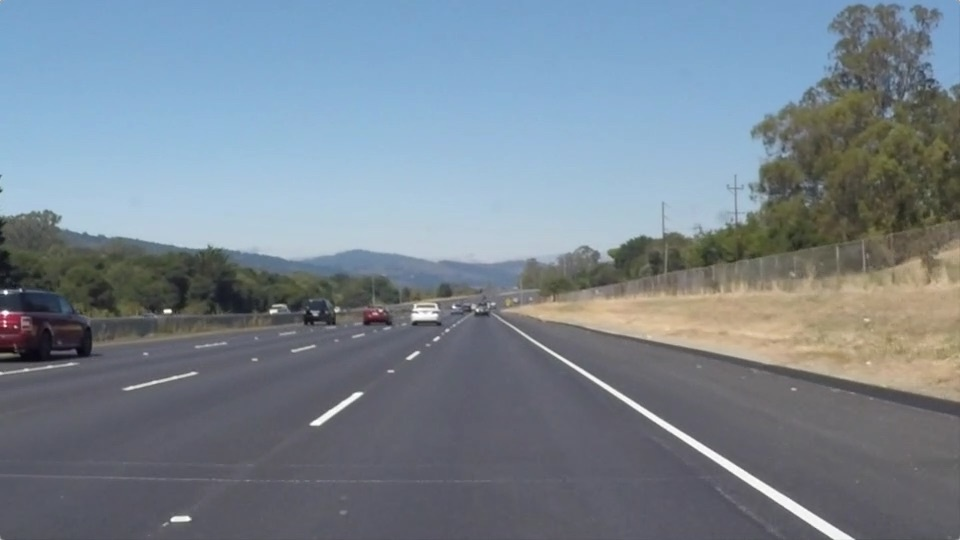
#> input picture Mastering OpenCV with Python/Week 9/data/images/test_img1.jpg, 960 x 540 px
$ jupyter execute scrapy.ipynb   (shell and % lines are left out)   (text cells are left out)
#> lines starting #> are read from the running program, lines starting #| are printed output that depends on the picture; after the words box and inside, x2 and y2 are one past the last pixel; in counts of white or black regions, pixels touching at a corner belong together; pictures that were not available may be replaced by others from this repository, and a replacement may not be noted
[cell 1]
import cv2
import numpy as np
import matplotlib.pyplot as plt

[cell 2]
img = cv2.imread('data/images/test_img1.jpg')
#> img is the input picture: shape (540, 960, 3); mean B, G, R 143.7, 132.6, 120.3
img = cv2.cvtColor(img, cv2.COLOR_BGR2RGB)
plt.imshow(img)

[cell 3]
img_gray = cv2.cvtColor(img, cv2.COLOR_RGB2GRAY)

threshold = cv2.inRange(img_gray, 150, 255)
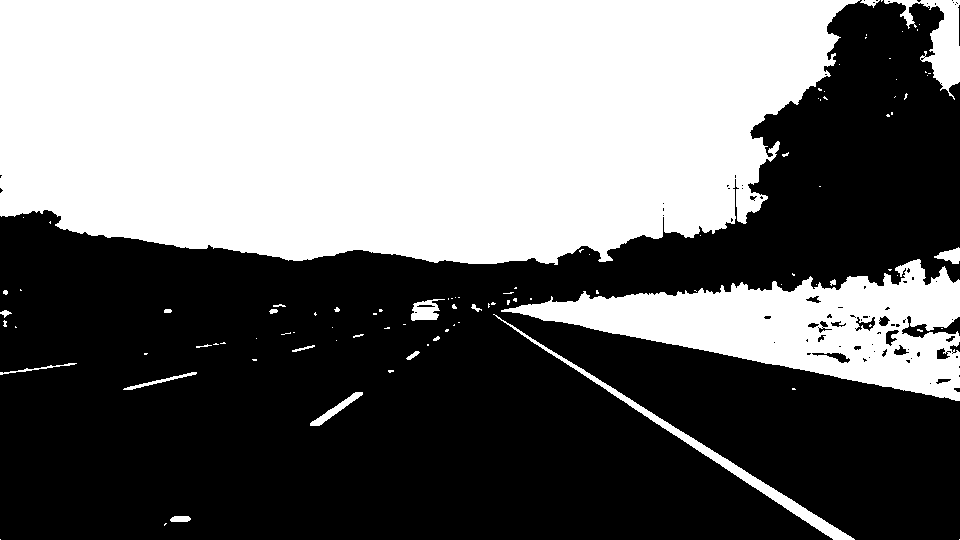
#> threshold: shape (540, 960); 44.5% white; 100 white regions (76 under 20 px), largest, box (x1, y1, x2, y2) and area: (0, 0, 860, 265) 193714, (501, 259, 960, 401) 28989, (493, 314, 855, 540) 2899

plt.figure(figsize=(20, 10))
plt.subplot(121);plt.imshow(img_gray, cmap='gray');plt.title('Grayscale Image')
plt.subplot(122);plt.imshow(threshold, cmap='gray');plt.title('Threshold Image')

[cell 4]
roi_vertices = np.array([[[100, 540],
                         [900, 540],
                         [515, 320],
                         [450, 320]]])

mask = np.zeros_like(threshold)

if len(threshold.shape) > 2:
    channel_count = threshold.shape[2]
    ignore_mask_color = (255,) * channel_count
else:
    ignore_mask_color = 255

cv2.fillPoly(mask, roi_vertices, ignore_mask_color)
#> mask: shape (540, 960); 18.4% white; 1 white region, box (x1, y1, x2, y2) and area: (101, 320, 900, 540) 95299

roi = cv2.bitwise_and(threshold, mask)
#> roi: shape (540, 960); 0.68% white; 11 white regions (6 under 20 px), largest, box (x1, y1, x2, y2) and area: (501, 320, 855, 540) 2885, (310, 392, 363, 426) 391, (170, 516, 191, 522) 111, (406, 351, 420, 360) 54, (433, 336, 440, 341) 22

plt.figure(figsize=(20, 10))
plt.subplot(131);plt.imshow(threshold, cmap='gray');plt.title('Initial threshold');
plt.subplot(132);plt.imshow(mask, cmap='gray');plt.title('Mask');
plt.subplot(133);plt.imshow(roi, cmap='gray');plt.title('Isolated Region of Interest');

[cell 5]
low_threshold = 50
high_threshold = 100
edges = cv2.Canny(roi, low_threshold, high_threshold)
#> edges: shape (540, 960); 0.22% white in thin lines or dots, all inside (x1, y1, x2, y2) = (163, 319, 855, 540)

kernel_size = 3
canny_blur = cv2.GaussianBlur(edges, (kernel_size, kernel_size), 0)

plt.figure(figsize=(20, 10))
plt.subplot(121);plt.imshow(edges, cmap = 'gray');plt.title('Canny Edge Detection');
plt.subplot(122);plt.imshow(canny_blur, cmap='gray');plt.title('Blurred Edges');

[cell 6]
def draw_lines(img, lines, color = [255, 0, 0], thickness = 2):
    if lines is not None:
        for line in lines:
            for x1, y1, x2, y2 in line:
                cv2.line(img, (x1, y1), (x2, y2), color, thickness)

[cell 7]
rho = 1
theta = np.pi / 180
threshold = 50
min_line_length = 10
max_line_gap = 20

lines = cv2.HoughLinesP(canny_blur, rho, theta, threshold, minLineLength = min_line_length, maxLineGap = max_line_gap)
#> lines = 21 rows, first 6: [500, 318, 853, 539], [501, 318, 855, 539], [502, 318, 855, 538], [515, 332, 833, 539], [499, 321, 833, 538], [499, 319, 783, 504]

hough = np.zeros((img.shape[0], img.shape[1], 3), dtype = np.uint8)
draw_lines(hough, lines)
#> the loop in draw_lines, `for line in lines:` made 21 passes

print('Found {} lines, including: {}'.format(len(lines), lines[0]))
#| Found 21 lines, including: [[500 318 853 539]]
plt.figure(figsize = (15, 10)); plt.imshow(hough);plt.title('Hough Lines');

[cell 8]
def separate_left_right_lines(lines):
    left_lines = []
    right_lines = []
    if lines is not None:
        for line in lines:
            for x1, y1, x2, y2 in line:
                if y1 > y2:
                    left_lines.append([x1, y1, x2, y2])
                elif y1 < y2:
                    right_lines.append([x1, y1, x2, y2])

    return left_lines, right_lines

[cell 9]
def cal_avg(values):
    if (type(values) != 'NoneType'):
        if len(values) > 0:
            n = len(values)
        else:
            n = 1

        return sum(values) / n

[cell 10]
def extrapolate_lines(lines, upper_border, lower_border):
    slopes = []
    consts = []

    if lines is not None:
        for x1, y1,x2, y2 in lines:
            slope = (y1 - y2)/ (x1 - x2)
            slopes.append(slope)
            c = y1 - slope * x1
            consts.append(c)

    avg_slope = cal_avg(slopes)
    avg_consts = cal_avg(consts)

    x_lane_lower_point = int((lower_border - avg_consts) / avg_slope)

    x_lane_upper_point = int((upper_border - avg_consts) / avg_slope)

    return [x_lane_lower_point, lower_border, x_lane_upper_point, upper_border]

[cell 11]
# Define bounds of the region of interest.
roi_upper_border = 340
roi_lower_border = 540

# Create a blank array to contain the (colorized) results.
lanes_img = np.zeros((img.shape[0], img.shape[1], 3), dtype = np.uint8)

# Use above defined function to identify lists of left-sided and right-sided lines.
lines_left, lines_right = separate_left_right_lines(lines)
#> the loop in separate_left_right_lines, `for line in lines:` made 21 passes
#> after the loop in separate_left_right_lines, `for line in lines:`: left_lines = [[309, 425, 361, 390], [390, 373, 460, 320], [387, 373, 457, 320], [387, 369, 452, 323], [308, 423, 358, 390], [317, 426, 363, 393], [321, 426, 363, 395], [308, 425, 350, 396], [315, 426, 363, 392], [391, 373, 460, 323], [309, 421, 356, 390]]; right_lines = [[500, 318, 853, 539], [501, 318, 855, 539], [502, 318, 855, 538], [515, 332, 833, 539], [499, 321, 833, 538], [499, 319, 783, 504], [500, 319, 852, 539], [694, 450, 831, 539], [612, 396, 832, 539], [558, 352, 855, 537]]
#> lines_left has the same summary as left_lines in separate_left_right_lines; lines_right has the same summary as right_lines in separate_left_right_lines

# Use above defined function to extrapolate the lists of lines into recognized lanes.
lane_left = extrapolate_lines(lines_left, roi_upper_border, roi_lower_border)
#> the loop in extrapolate_lines, `for x1, y1,x2, y2 in lines:` made 11 passes
#> (x1, y1, x2, y2, slope, c) on passes 1 to 8: (309, 425, 361, 390, -0.673, 633), (390, 373, 460, 320, -0.757, 668.3), (387, 373, 457, 320, -0.757, 666), (387, 369, 452, 323, -0.708, 642.9), (308, 423, 358, 390, -0.66, 626.3), (317, 426, 363, 393, -0.717, 653.4), (321, 426, 363, 395, -0.738, 662.9), (308, 425, 350, 396, -0.69, 637.7)
#> after the loop in extrapolate_lines, `for x1, y1,x2, y2 in lines:`: consts = [633, 668.3, 666, 642.9, 626.3, 653.4, 662.9, 637.7, 649.1, 656.3, 624.8]; slopes = [-0.673, -0.757, -0.757, -0.708, -0.66, -0.717, -0.738, -0.69, -0.708, -0.725, -0.66]
#> in cal_avg, `n = len(values)`: n = 11
#> in extrapolate_lines, `avg_slope = cal_avg(slopes)`: avg_slope = -0.709
#> in extrapolate_lines, `avg_consts = cal_avg(consts)`: avg_consts = 647.3
#> in extrapolate_lines, `x_lane_lower_point = int((lower_border - avg_consts) / avg_slope)`: x_lane_lower_point = 151
#> in extrapolate_lines, `x_lane_upper_point = int((upper_border - avg_consts) / avg_slope)`: x_lane_upper_point = 433
#> lane_left = [151, 540, 433, 340]
lane_right = extrapolate_lines(lines_right, roi_upper_border, roi_lower_border)
#> the loop in extrapolate_lines (call 2), `for x1, y1,x2, y2 in lines:` made 10 passes
#> (x1, y1, x2, y2, slope, c) on passes 1 to 8: (500, 318, 853, 539, 0.626, 4.97), (501, 318, 855, 539, 0.624, 5.23), (502, 318, 855, 538, 0.623, 5.14), (515, 332, 833, 539, 0.651, -3.24), (499, 321, 833, 538, 0.65, -3.2), (499, 319, 783, 504, 0.651, -6.05), (500, 319, 852, 539, 0.625, 6.5), (694, 450, 831, 539, 0.65, -0.847)
#> lane_right = [845, 540, 531, 340]
draw_lines(lanes_img, [[lane_left]], thickness = 10)
draw_lines(lanes_img, [[lane_right]], thickness = 10)
#> call 3 of draw_lines, with thickness = 10
#> after the loop in draw_lines (call 3), `for line in lines:`:
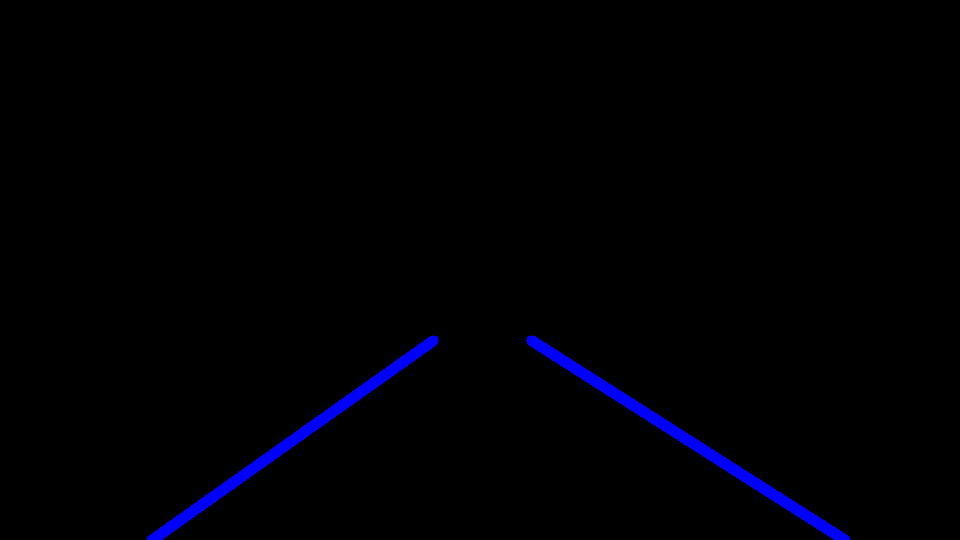
#> img: shape (540, 960, 3); mean of channels 0, 1, 2 4, 0, 0; drawn as B, G, R

# Display results.
fig = plt.figure(figsize = (20, 20))
ax = fig.add_subplot(1, 2, 1); plt.imshow(hough); ax.set_title('Before extrapolation')
ax = fig.add_subplot(1, 2, 2); plt.imshow(lanes_img); ax.set_title('After extrapolation');
plt.show()

[cell 12]
alpha = 0.8
beta = 1.0
gamma = 0.0
image_annotated = cv2.addWeighted(img, alpha, lanes_img, beta, gamma)
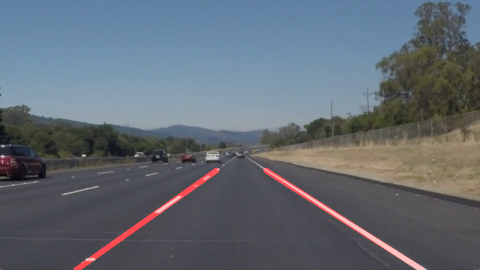
#> image_annotated: shape (540, 960, 3) (shown at 1/2 size); mean R, G, B 98.3, 106.1, 115

# Display the results, and save image to file.
fig = plt.figure(figsize = (20, 20))
plt.imshow(image_annotated)
image_annotated = cv2.cvtColor(image_annotated, cv2.COLOR_BGR2RGB)
cv2.imwrite('data/images/Lane1-image.jpg', image_annotated);

[cell 13]
import cv2
import numpy as np
import matplotlib.pyplot as plt

[cell 14]
def region_of_interest(img, vertices):
    """Select the region of interest (ROI) from a defined list of vertices."""
    # Defines a blank mask.
    mask = np.zeros_like(img)

    # Defining a 3 channel or 1 channel color to fill the mask.
    if len(img.shape) > 2:
        channel_count = img.shape[2]  # 3 or 4 depending on your image.
        ignore_mask_color = (255,) * channel_count
    else:
        ignore_mask_color = 255

    # Filling pixels inside the polygon.
    cv2.fillPoly(mask, vertices, ignore_mask_color)

    # Returning the image only where mask pixels are nonzero.
    masked_image = cv2.bitwise_and(img, mask)
    return masked_image


def draw_lines(img, lines, color=[255, 0, 0], thickness = 2):
    """Utility for drawing lines."""
    if lines is not None:
        for line in lines:
            for x1,y1,x2,y2 in line:
                cv2.line(img, (x1, y1), (x2, y2), color, thickness)


def hough_lines(img, rho, theta, threshold, min_line_len, max_line_gap):
    """Utility for defining Line Segments."""
    lines = cv2.HoughLinesP(
        img, rho, theta, threshold, np.array([]),
        minLineLength = min_line_len, maxLineGap = max_line_gap)
    line_img = np.zeros((img.shape[0], img.shape[1], 3), dtype = np.uint8)
    draw_lines(line_img, lines)
    return line_img, lines


def separate_left_right_lines(lines):
    """Separate left and right lines depending on the slope."""
    left_lines = []
    right_lines = []
    if lines is not None:
        for line in lines:
            for x1, y1, x2, y2 in line:
                if y1 > y2: # Negative slope = left lane.
                    left_lines.append([x1, y1, x2, y2])
                elif y1 < y2: # Positive slope = right lane.
                    right_lines.append([x1, y1, x2, y2])
    return left_lines, right_lines


def cal_avg(values):
    """Calculate average value."""
    if not (type(values) == 'NoneType'):
        if len(values) > 0:
            n = len(values)
        else:
            n = 1
        return sum(values) / n


def extrapolate_lines(lines, upper_border, lower_border):
    """Extrapolate lines keeping in mind the lower and upper border intersections."""
    slopes = []
    consts = []

    if (lines is not None) and (len(lines) != 0):
        for x1, y1, x2, y2 in lines:
            slope = (y1-y2) / (x1-x2)
            slopes.append(slope)
            c = y1 - slope * x1
            consts.append(c)
        avg_slope = cal_avg(slopes)
        avg_consts = cal_avg(consts)

        # Calculate average intersection at lower_border.
        x_lane_lower_point = int((lower_border - avg_consts) / avg_slope)

        # Calculate average intersection at upper_border.
        x_lane_upper_point = int((upper_border - avg_consts) / avg_slope)

        return [x_lane_lower_point, lower_border, x_lane_upper_point, upper_border]


def draw_con(img, lines):
    """Fill in lane area."""
    points = []
    for x1,y1,x2,y2 in lines[0]:
        points.append([x1,y1])
        points.append([x2,y2])
    for x1,y1,x2,y2 in lines[1]:
        points.append([x2,y2])
        points.append([x1,y1])

    points = np.array([points], dtype = 'int32')
    cv2.fillPoly(img, points, (0,255,0))


def extrapolated_lane_image(img, lines, roi_upper_border, roi_lower_border):
    """Main function called to get the final lane lines."""
    lanes_img = np.zeros((img.shape[0], img.shape[1], 3), dtype = np.uint8)
    # Extract each lane.
    lines_left, lines_right = separate_left_right_lines(lines)
    lane_left = extrapolate_lines(lines_left, roi_upper_border, roi_lower_border)
    lane_right = extrapolate_lines(lines_right, roi_upper_border, roi_lower_border)
    if lane_left is not None and lane_right is not None:
        draw_con(lanes_img, [[lane_left], [lane_right]])
    return lanes_img

[cell 15]
def process_image(image):
    # Convert to grayscale.
    gray = cv2.cvtColor(image, cv2.COLOR_RGB2GRAY)

    # Intensity selection.
    gray_select = cv2.inRange(gray, 150, 255)

    # Region masking: Select vertices according to the input image.
    roi_vertices = np.array([[[100, 540], [900, 540], [525, 330], [440, 330]]])
    gray_select_roi = region_of_interest(gray_select, roi_vertices)

    # Canny Edge Detection.
    low_threshold = 50
    high_threshold = 100
    img_canny = cv2.Canny(gray_select_roi, low_threshold, high_threshold)

    # Remove noise using Gaussian blur.
    kernel_size = 5
    canny_blur = cv2.GaussianBlur(img_canny, (kernel_size, kernel_size), 0)

    # Hough transform parameters set according to the input image.
    rho = 1
    theta = np.pi/180
    threshold = 100
    min_line_len = 50
    max_line_gap = 300
    hough, lines = hough_lines(canny_blur, rho, theta, threshold, min_line_len, max_line_gap)

    # Extrapolate lanes.
    roi_upper_border = 330
    roi_lower_border = 540
    lane_img = extrapolated_lane_image(image, lines, roi_upper_border, roi_lower_border)

    # Combined using weighted image.
    image_result = cv2.addWeighted(image, 1, lane_img, 0.4, 0.0)
    return image_result

[cell 16]
video_cap = cv2.VideoCapture('data/videos/lane1-straight.mp4')
if not video_cap.isOpened():
  print("Error opening video stream or file")

[cell 17]
frame_w   = int(video_cap.get(cv2.CAP_PROP_FRAME_WIDTH))
#> frame_w = 960
frame_h   = int(video_cap.get(cv2.CAP_PROP_FRAME_HEIGHT))
#> frame_h = 540
frame_fps = int(video_cap.get(cv2.CAP_PROP_FPS))
#> frame_fps = 25

# Select fourcc encoding for the mp4 file.
# Having issues? You could also try: *'mp4v' or *'avc1'
fourcc = cv2.VideoWriter_fourcc(*'mp4v')
#> fourcc = 1983148141

# Specify the video output filenames.
file_out = 'data/videos/lane1-straight-output.mp4'

# Create the video writer objects.
vid_out = cv2.VideoWriter(file_out, fourcc, frame_fps, (frame_w,frame_h))

[cell 18]
print("Begin processing video... Wait until 'finished' message!")
while True:
    ret, frame = video_cap.read()
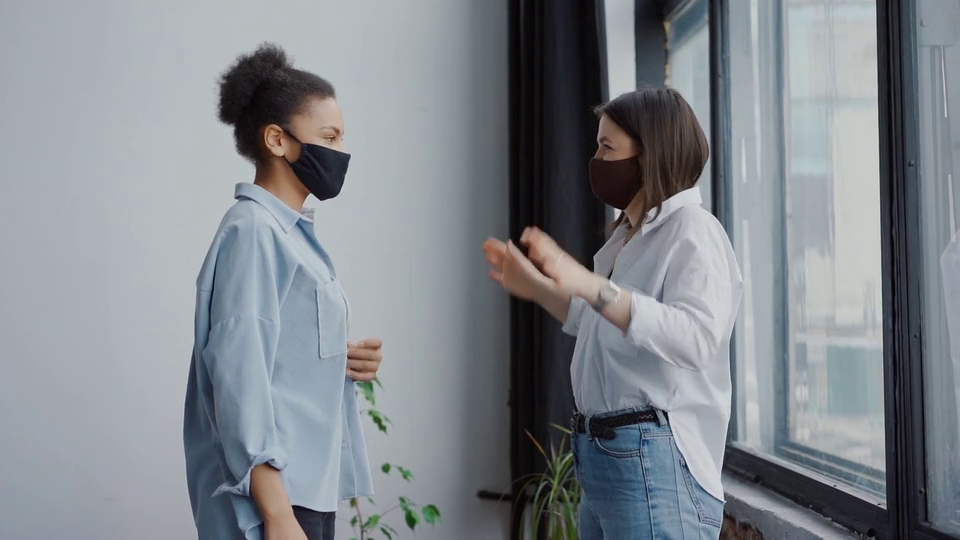
#> input picture frame 34 of Mastering OpenCV with Python/Week 15/data/images/input2.mp4, 960 x 540 px, given in place of lane1-straight.mp4, which was not available
#> frame is the input picture: shape (540, 960, 3); mean B, G, R 139.9, 134.3, 129
    if frame is None:
        print("Finished processing video")
        break
    result = process_image(frame)
#> in process_image, `gray_select = cv2.inRange(gray, 150, 255)`:
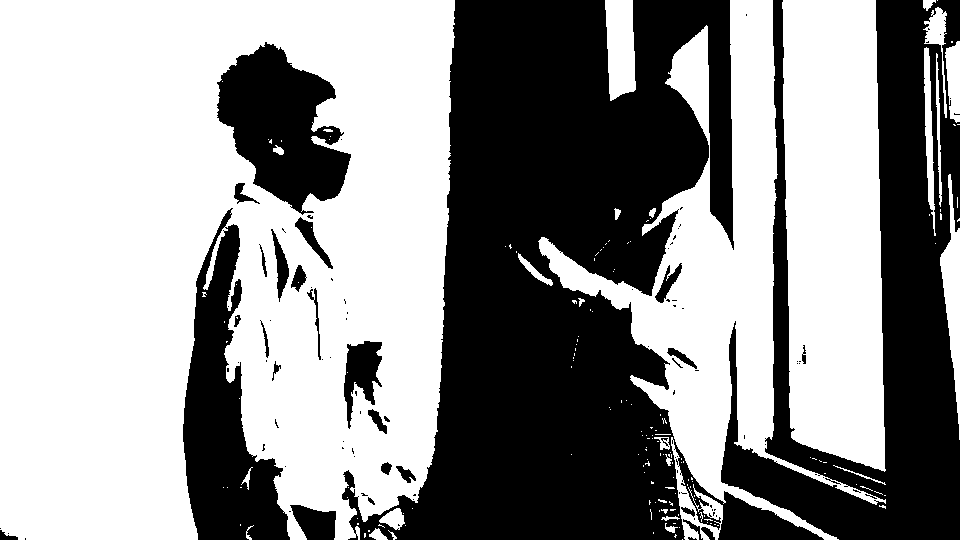
#> gray_select: shape (540, 960); 57.7% white; 102 black regions (73 under 20 px), largest, box (x1, y1, x2, y2) and area: (342, 0, 824, 540) 129188, (721, 0, 960, 540) 52988, (183, 208, 290, 540) 17046
#> in hough_lines, `lines = cv2.HoughLinesP( img, rho, theta, threshold, np.array([]), min..`: lines = 58 rows, first 6: [99, 538, 444, 331], [99, 537, 444, 329], [99, 536, 443, 329], [132, 519, 767, 497], [143, 511, 772, 500], [177, 488, 793, 509]
#> the loop in draw_lines, `for line in lines:` made 58 passes
#> after the loop in draw_lines, `for line in lines:`:
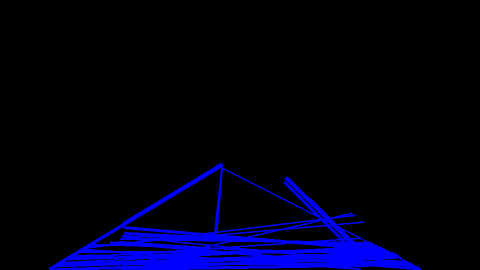
#> img: shape (540, 960, 3) (shown at 1/2 size); mean of channels 0, 1, 2 21.2, 0, 0; drawn as B, G, R
#> the loop in separate_left_right_lines, `for line in lines:` made 58 passes
#> after the loop in separate_left_right_lines, `for line in lines:`: left_lines = 30 items, first 6: [99, 538, 444, 331], [99, 537, 444, 329], [99, 536, 443, 329], [132, 519, 767, 497], [143, 511, 772, 500], [245, 446, 443, 327]; right_lines = 24 items, first 6: [177, 488, 793, 509], [433, 330, 840, 537], [249, 465, 753, 491], [142, 513, 818, 525], [247, 467, 760, 494], [570, 356, 723, 509]
#> in extrapolated_lane_image, `lines_left, lines_right = separate_left_right_lines(lines)`: lines_left has the same summary as left_lines in separate_left_right_lines; lines_right has the same summary as right_lines in separate_left_right_lines
#> the loop in extrapolate_lines, `for x1, y1, x2, y2 in lines:` made 30 passes
#> (x1, y1, x2, y2, slope, c) on passes 1 to 8: (99, 538, 444, 331, -0.6, 597.4), (99, 537, 444, 329, -0.603, 596.7), (99, 536, 443, 329, -0.602, 595.6), (132, 519, 767, 497, -0.0346, 523.6), (143, 511, 772, 500, -0.0175, 513.5), (245, 446, 443, 327, -0.601, 593.2), (125, 525, 754, 492, -0.0525, 531.6), (195, 537, 802, 515, -0.0362, 544.1)
#> after the loop in extrapolate_lines, `for x1, y1, x2, y2 in lines:`: consts = 30 values, max 5543.9 at index 19, min 507.9 at index 20, mean 975.9; slopes = 30 values, max -0.0167 at index 17, min -11.73 at index 19, mean -1.17
#> in cal_avg, `n = len(values)`: n = 30
#> in extrapolate_lines, `avg_slope = cal_avg(slopes)`: avg_slope = -1.17
#> in extrapolate_lines, `avg_consts = cal_avg(consts)`: avg_consts = 975.9
#> in extrapolate_lines, `x_lane_lower_point = int((lower_border - avg_consts) / avg_slope)`: x_lane_lower_point = 373
#> in extrapolate_lines, `x_lane_upper_point = int((upper_border - avg_consts) / avg_slope)`: x_lane_upper_point = 554
#> in extrapolated_lane_image, `lane_left = extrapolate_lines(lines_left, roi_upper_border, roi_lower_..`: lane_left = [373, 540, 554, 330]
#> the loop in extrapolate_lines (call 2), `for x1, y1, x2, y2 in lines:` made 24 passes
#> (x1, y1, x2, y2, slope, c) on passes 1 to 8: (177, 488, 793, 509, 0.0341, 482), (433, 330, 840, 537, 0.509, 109.8), (249, 465, 753, 491, 0.0516, 452.2), (142, 513, 818, 525, 0.0178, 510.5), (247, 467, 760, 494, 0.0526, 454), (570, 356, 723, 509, 1, -214), (571, 355, 721, 505, 1, -216), (220, 484, 840, 538, 0.0871, 464.8)
#> in extrapolated_lane_image, `lane_right = extrapolate_lines(lines_right, roi_upper_border, roi_lowe..`: lane_right = [822, 540, 150, 330]
#> in process_image, `image_result = cv2.addWeighted(image, 1, lane_img, 0.4, 0.0)`:
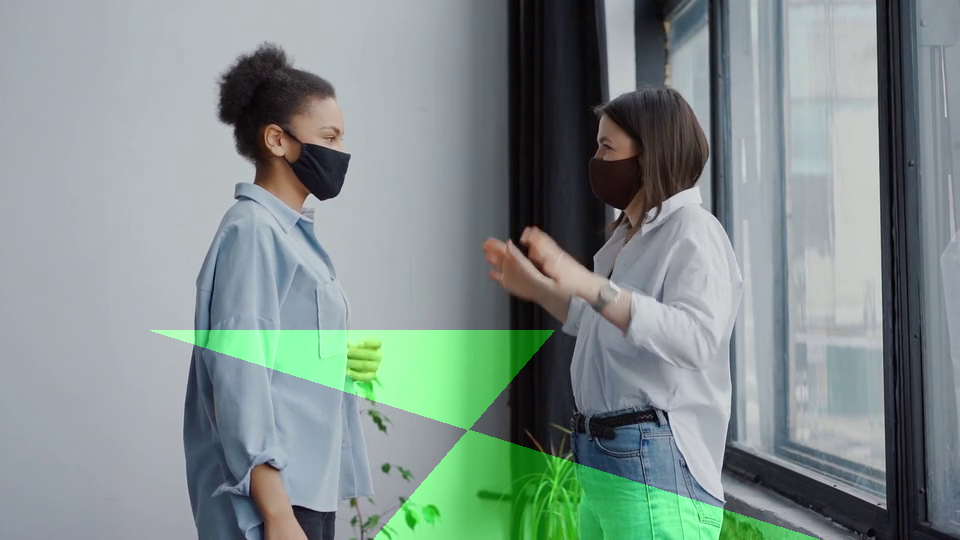
#> image_result: shape (540, 960, 3); mean B, G, R 139.9, 142.9, 129
    vid_out.write(result)

# Close the video writer stream.
vid_out.release()
